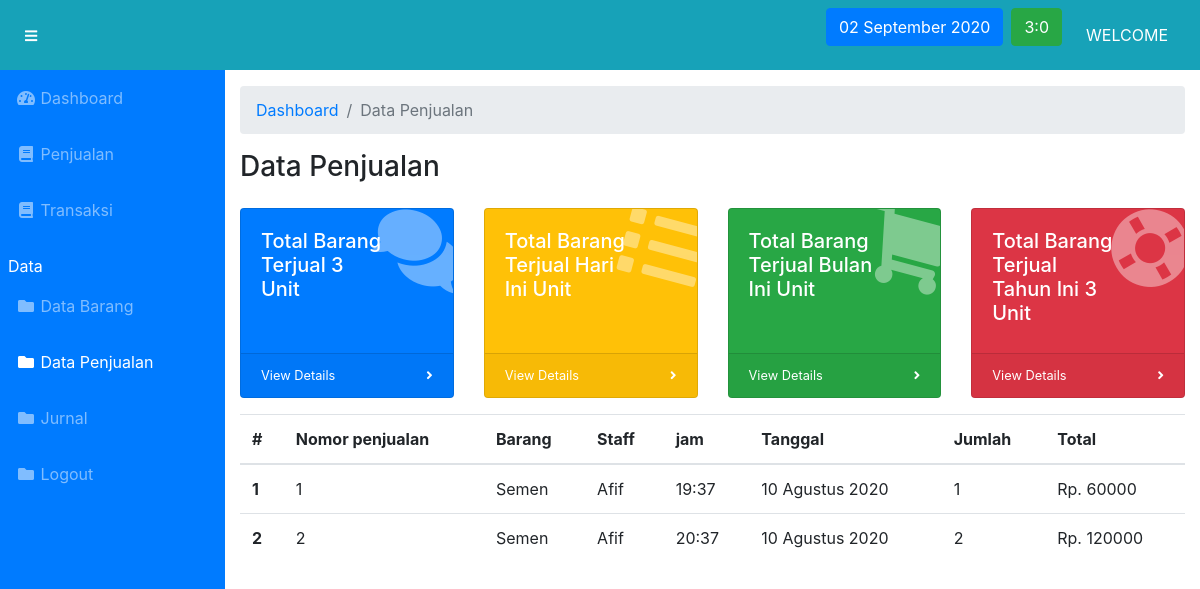
Screenshot of /staff/data_penjualan with the database file from the repository.
### tables this page shows
CREATE TABLE `penjualan` (
  `id` int(11) NOT NULL,
  `nomor_penjualan` int(11) NOT NULL,
  `id_barang` int(11) NOT NULL,
  `id_staff` int(11) NOT NULL,
  `jam` varchar(128) NOT NULL,
  `tanggal` varchar(128) NOT NULL,
  `bulan` varchar(128) NOT NULL,
  `tahun` varchar(128) NOT NULL,
  `jumlah` int(11) NOT NULL,
  `total` int(11) NOT NULL
);

CREATE TABLE `barang` (
  `id` int(11) NOT NULL,
  `nama` varchar(128) NOT NULL,
  `foto` varchar(128) NOT NULL,
  `jumlah` int(11) NOT NULL,
  `harga` int(11) NOT NULL
);

CREATE TABLE `staff` (
  `id` int(11) NOT NULL,
  `username` varchar(128) NOT NULL,
  `nama` varchar(128) NOT NULL,
  `jenis_kelamin` varchar(128) NOT NULL,
  `image` varchar(128) NOT NULL,
  `no_hp` varchar(128) NOT NULL,
  `alamat` varchar(128) NOT NULL
);

### application/controllers/Staff.php (called while the page is built, shortened)
<?php
class Staff extends CI_Controller
{
	public function __construct()
	{
		$this->load->helper('download');
		$this->load->model('Barang_model');
		$this->load->model('Penjualan_model');
		$this->load->model('Service_model');
		$this->load->model('Transaksi_temp_model');
		$this->load->model('Transaksi_detail_model');
	}
	public function data_penjualan($waktu = "semua", $angka = 0)
	{
		$data['title'] = 'Data Penjualan';
		$data['user'] = $this->db->get_where('user', ['username' => $this->session->userdata('username')])->row_array();
		$data['data'] = $this->db->get_where('staff', ['username' => $this->session->userdata('username')])->row_array();
		if ($waktu == 'semua') {
			$data['penjualan'] = $this->Penjualan_model->getPenjualan();
			$data['waktu'] = $waktu;
		}
		$this->load->view('templates/header', $data);
		$this->load->view('templates/navbar', $data);
		$this->load->view('templates/sidebar', $data);
		$this->load->view('staff/data-penjualan', $data);
		$this->load->view('templates/footer');
	}
}

### index.php (called while the page is built, shortened)
<?php
require_once BASEPATH . 'core/CodeIgniter.php';

### application/helpers/help_helper.php (called while the page is built, shortened)
<?php
function active_sidebar($title, $segment)
{
	if($title == $segment)
	{
		return 'active';
	}
}

### application/models/Penjualan_model.php (called while the page is built, shortened)
<?php
class penjualan_model extends CI_Model
{
	public function getPenjualan()
	{
		$query = "SELECT p.*, s.nama as staff, b.nama as barang FROM penjualan p JOIN staff s ON p.id_staff = s.id JOIN barang b ON p.id_barang = b.id ORDER BY p.nomor_penjualan";
		return $this->db->query($query)->result_array();
	}
}

### application/views/staff/data-penjualan.php (the view, shortened to what this page needs)
<div id="content-wrapper">
  <div class="container-fluid">
    <ol class="breadcrumb">
      <li class="breadcrumb-item">
        <a href="<?= base_url('staff/index'); ?>">Dashboard</a>
      </li>
      <li class="breadcrumb-item active"><?= $title; ?></li>
    </ol>
    <h1 class="h3 mb-4 text-gray-800"><?= $title; ?></h1>
    <?php
     $hari = date('d', time());
     $bulan = date('m', time());
     $tahun = date('Y', time());
     $barang_terjual = $this->db->query("SELECT sum(jumlah) FROM penjualan")->row_array();
     $barang_terjual_hari = $this->db->query("SELECT sum(jumlah) FROM penjualan WHERE tanggal = '$hari'")->row_array();
     $barang_terjual_bulan = $this->db->query("SELECT sum(jumlah) FROM penjualan WHERE bulan = '$bulan'")->row_array();
     $barang_terjual_tahun = $this->db->query("SELECT sum(jumlah) FROM penjualan WHERE tahun = '$tahun'")->row_array();
     ?>
    <div class="row">
      <div class="col-xl-3 col-sm-6 mb-3">
        <div class="card text-white bg-primary o-hidden h-100">
          <div class="card-body">
            <div class="card-body-icon">
              <i class="fas fa-fw fa-comments"></i>
            </div>
            <div class="mr-5 h5">Total Barang Terjual <?= $barang_terjual['sum(jumlah)']; ?> Unit</div>
          </div>
          <a class="card-footer text-white clearfix small z-1" href="<?= base_url('staff/data_penjualan'); ?>">
            <span class="float-left">View Details</span>
            <span class="float-right">
              <i class="fas fa-angle-right"></i>
            </span>
          </a>
        </div>
      </div>
      <div class="col-xl-3 col-sm-6 mb-3">
        <div class="card text-white bg-warning o-hidden h-100">
          <div class="card-body">
            <div class="card-body-icon">
              <i class="fas fa-fw fa-list"></i>
            </div>
            <div class="mr-5 h5">Total Barang Terjual Hari Ini <?= $barang_terjual_hari['sum(jumlah)']; ?> Unit</div>
          </div>
          <a class="card-footer text-white clearfix small z-1" href="<?= base_url('staff/data_penjualan/hari'); ?>">
            <span class="float-left">View Details</span>
            <span class="float-right">
              <i class="fas fa-angle-right"></i>
            </span>
          </a>
        </div>
      </div>
      <div class="col-xl-3 col-sm-6 mb-3">
        <div class="card text-white bg-success o-hidden h-100">
          <div class="card-body">
            <div class="card-body-icon">
              <i class="fas fa-fw fa-shopping-cart"></i>
            </div>
            <div class="mr-5 h5">Total Barang Terjual Bulan Ini <?= $barang_terjual_bulan['sum(jumlah)']; ?> Unit</div>
          </div>
          <a class="card-footer text-white clearfix small z-1" href="<?= base_url('staff/data_penjualan/bulan'); ?>">
            <span class="float-left">View Details</span>
            <span class="float-right">
              <i class="fas fa-angle-right"></i>
            </span>
          </a>
        </div>
      </div>
      <div class="col-xl-3 col-sm-6 mb-3">
        <div class="card text-white bg-danger o-hidden h-100">
          <div class="card-body">
            <div class="card-body-icon">
              <i class="fas fa-fw fa-life-ring"></i>
            </div>
            <div class="mr-5 h5">Total Barang Terjual Tahun Ini <?= $barang_terjual_tahun['sum(jumlah)']; ?> Unit</div>
          </div>
          <a class="card-footer text-white clearfix small z-1" href="<?= base_url('staff/data_penjualan/tahun'); ?>">
            <span class="float-left">View Details</span>
            <span class="float-right">
              <i class="fas fa-angle-right"></i>
            </span>
          </a>
        </div>
      </div>
    </div>
    <div class="row">
      <div class="col">
        <table class="table table-hover">
          <thead>
            <tr>
              <th scope="col">#</th>
              <th scope="col">Nomor penjualan</th>
              <th scope="col">Barang</th>
              <th scope="col">Staff</th>
              <th scope="col">jam</th>
              <th scope="col">Tanggal</th>
              <th scope="col">Jumlah</th>
              <th scope="col">Total</th>
            </tr>
          </thead>
          <tbody>
            <?php $i = 1; ?>
            <?php foreach ($penjualan as $sf) : ?>
              <tr>
                <th scope="row"><?= $i; ?></th>
                <td><?= $sf['nomor_penjualan']; ?></td>
                <td><?= $sf['barang']; ?></td>
                <td><?= $sf['staff']; ?></td>
                <td><?= $sf['jam']; ?></td>
                <?php
                 $bulan = [
                   'Januari',
                   'Februari',
                   'Maret',
                   'April',
                   'Mei',
                   'Juni',
                   'Juli',
                   'Agustus',
                   'September',
                   'Oktober',
                   'November',
                   'Desember'
                 ];
                 $ii = 1;
                 foreach ($bulan as $bl) {
                   if ($ii == $sf['bulan']) {
                     $tanggal = $sf['tanggal'] . ' ' . $bl . ' ' . $sf['tahun'];
                   }
                   $ii++;
                 }
                 ?>
                <td><?= $tanggal; ?></td>
                <td><?= $sf['jumlah']; ?></td>
                <td>Rp. <?= $sf['total']; ?></td>
              </tr>
              <?php $i++; ?>
            <?php endforeach; ?>
          </tbody>
        </table>
      </div>
    </div>
  </div>

### application/views/templates/header.php (shortened to what this page needs)
<!DOCTYPE html>
<html lang="en">
<head>
  <link href="<?= base_url('assets/'); ?>vendor/fontawesome-free/css/all.min.css" rel="stylesheet" type="text/css">
  <link href="<?= base_url('assets/'); ?>vendor/datatables/dataTables.bootstrap4.css" rel="stylesheet">
  <link href="<?= base_url('assets/'); ?>css/sb-admin.css" rel="stylesheet">
</head>
<body id="page-top">

### application/views/templates/navbar.php (shortened to what this page needs)
<nav class="navbar navbar-expand navbar-dark bg-info static-top">
  <button class="btn btn-link btn-sm text-white order-1 order-sm-0" id="sidebarToggle" href="#">
    <i class="fas fa-bars"></i>
  </button>
  <p class="btn btn-primary text-white mt-auto ml-auto"><?= date('d F Y'); ?></p>
  <p class="btn btn-success text-white mt-auto ml-2" id="jam"></p>
  <p class="text-white mt-auto mb-auto ml-4">WELCOME <?php
                                                      ?></p>
  <ul class="navbar-nav">
    <li class="nav-item dropdown no-arrow">
      <a class="nav-link dropdown-toggle" href="#" id="userDropdown" role="button" data-toggle="dropdown" aria-haspopup="true" aria-expanded="false">
      </a>
    </li>
  </ul>
</nav>

### application/views/templates/sidebar.php
<div id="wrapper">
  <ul class="sidebar navbar-nav bg-primary">
    <?php if ($_SESSION['id_role'] == 1) : ?>
      <li class="nav-item <?php echo active_sidebar($title, 'Dashboard'); ?>">
        <a class="nav-link" href="<?= base_url('admin'); ?>">
          <i class="fas fa-fw fa-tachometer-alt"></i>
          <span>Dashboard</span>
        </a>
      </li>
      <li class="nav-item <?php echo active_sidebar($title, 'Staff'); ?>">
        <a class="nav-link" href="<?= base_url('admin/staff'); ?>">
          <i class="fas fa-fw fa-users"></i>
          <span>Staff</span>
        </a>
      </li>
      <div class="sidebar-heading text-white ml-2 mt-3">
        Data
      </div>
      <li class="nav-item <?php echo active_sidebar($title, 'Data Barang'); ?>">
        <a class="nav-link" href="<?= base_url('admin/data_barang'); ?>">
          <i class="fas fa-fw fa-folder"></i>
          <span>Data Barang</span>
        </a>
      </li>
      <li class="nav-item <?php echo active_sidebar($title, 'Data Penjualan'); ?>">
        <a class="nav-link" href="<?= base_url('admin/data_penjualan'); ?>">
          <i class="fas fa-fw fa-folder-open"></i>
          <span>Data Penjualan</span>
        </a>
      </li>
      <li class="nav-item <?php echo active_sidebar($title, 'Jurnal'); ?>">
        <a class="nav-link" href="<?= base_url('admin/jurnal'); ?>">
          <i class="fas fa-fw fa-folder"></i>
          <span>Jurnal</span>
        </a>
      </li>
      <li class="nav-item ">
        <a class="nav-link" href="<?= base_url('admin/logout'); ?>">
          <i class="fas fa-fw fa-folder"></i>
          <span>Logout</span>
        </a>
      </li>
    <?php else : ?>
      <li class="nav-item <?php echo active_sidebar($title, 'Dashboard'); ?>">
        <a class="nav-link" href="<?= base_url('staff'); ?>">
          <i class="fas fa-fw fa-tachometer-alt"></i>
          <span>Dashboard</span>
        </a>
      </li>
      <li class="nav-item <?php echo active_sidebar($title, 'Penjualan'); ?>">
        <a class="nav-link" href="<?= base_url('staff/penjualan'); ?>">
          <i class="fas fa-fw fa-book"></i>
          <span>Penjualan</span>
        </a>
      </li>
      <li class="nav-item <?php echo active_sidebar($title, 'Transaksi'); ?>">
        <a class="nav-link" href="<?= base_url('staff/transaksi'); ?>">
          <i class="fas fa-fw fa-book"></i>
          <span>Transaksi</span>
        </a>
      </li>
      <div class="sidebar-heading text-white ml-2 mt-3">
        Data
      </div>
      <li class="nav-item <?php echo active_sidebar($title, 'Data Barang'); ?>">
        <a class="nav-link" href="<?= base_url('staff/data_barang'); ?>">
          <i class="fas fa-fw fa-folder"></i>
          <span>Data Barang</span>
        </a>
      </li>
      <li class="nav-item <?php echo active_sidebar($title, 'Data Penjualan'); ?>">
        <a class="nav-link" href="<?= base_url('staff/data_penjualan'); ?>">
          <i class="fas fa-fw fa-folder"></i>
          <span>Data Penjualan</span>
        </a>
      </li>
      <li class="nav-item <?php echo active_sidebar($title, 'Jurnal'); ?>">
        <a class="nav-link" href="<?= base_url('staff/jurnal'); ?>">
          <i class="fas fa-fw fa-folder"></i>
          <span>Jurnal</span>
        </a>
      </li>
      <li class="nav-item ">
        <a class="nav-link" href="<?= base_url('staff/logout'); ?>">
          <i class="fas fa-fw fa-folder"></i>
          <span>Logout</span>
        </a>
      </li>
    <?php endif ?>
  </ul>

### application/views/templates/footer.php (shortened to what this page needs)
</div>
</div>
</body>
</html>

### rows the page displays
penjualan: nomor_penjualan "1", id_barang.nama "Semen", id_staff.nama "Afif", jam "19:37", tanggal "10 Agustus 2020", jumlah "1", total "60000"
penjualan: nomor_penjualan "2", id_barang.nama "Semen", id_staff.nama "Afif", jam "20:37", tanggal "10 Agustus 2020", jumlah "2", total "120000"

### other values shown
$title "Data Penjualan"
$barang_terjual['sum(jumlah)'] "3"
$barang_terjual_tahun['sum(jumlah)'] "3"
